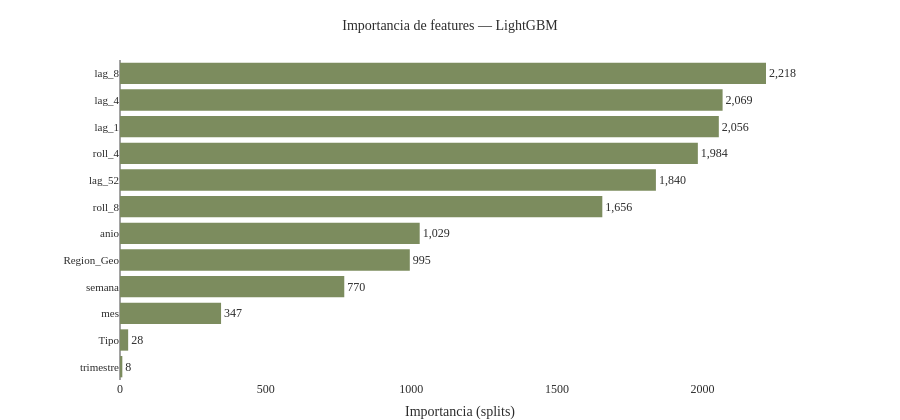

Notebook code for this chart:
### Code cell
# ── GRÁFICO: Importancia de features ─────────────────────────────────────────

importancia = pd.DataFrame({
    "Feature":     FEATURES,
    "Importancia": modelo.feature_importances_,
}).sort_values("Importancia")

fig_imp = go.Figure()

fig_imp.add_trace(go.Bar(
    x            = importancia["Importancia"],
    y            = importancia["Feature"],
    orientation  = "h",
    marker_color = PALETA["oliva"],
    text         = importancia["Importancia"].apply(lambda x: f"{x:,.0f}"),
    textposition = "outside",
))

fig_imp.update_layout(
    title       = "Importancia de features — LightGBM",
    xaxis_title = "Importancia (splits)",
    yaxis_title = "",
    height      = 420,
    margin      = dict(l=120, r=100, t=60, b=40),
    yaxis       = dict(tickfont=dict(size=11)),
)

fig_imp.show()

### Figure 1 — Plotly figure (JSON) as saved in the notebook; plotly's stock layout.template omitted (floating-point values rounded to 4 significant figures)
{"data": [{"marker": {"color": "#7C8C5E"}, "orientation": "h", "text": ["8", "28", "347", "770", "995", "1,029", "1,656", "1,840", "1,984", "2,056", "2,069", "2,218"], "textposition": "outside", "type": "bar", "x": [8, 28, 347, 770, 995, 1029, 1656, 1840, 1984, 2056, 2069, 2218], "y": ["trimestre", "Tipo", "mes", "semana", "Region_Geo", "anio", "roll_8", "lag_52", "roll_4", "lag_1", "lag_4", "lag_8"]}], "layout": {"height": 420, "margin": {"b": 40, "l": 120, "r": 100, "t": 60}, "title": {"text": "Importancia de features — LightGBM"}, "xaxis": {"title": {"text": "Importancia (splits)"}}, "yaxis": {"tickfont": {"size": 11}, "title": {"text": ""}}}}
